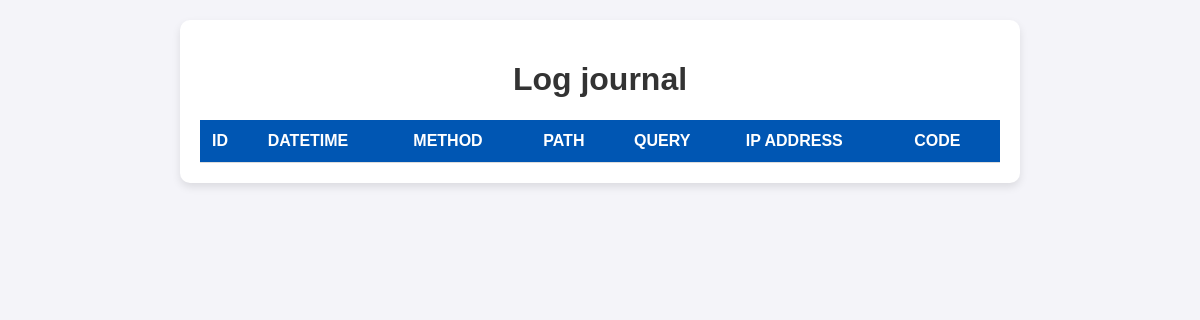
Before: /logs/ with the older database file.
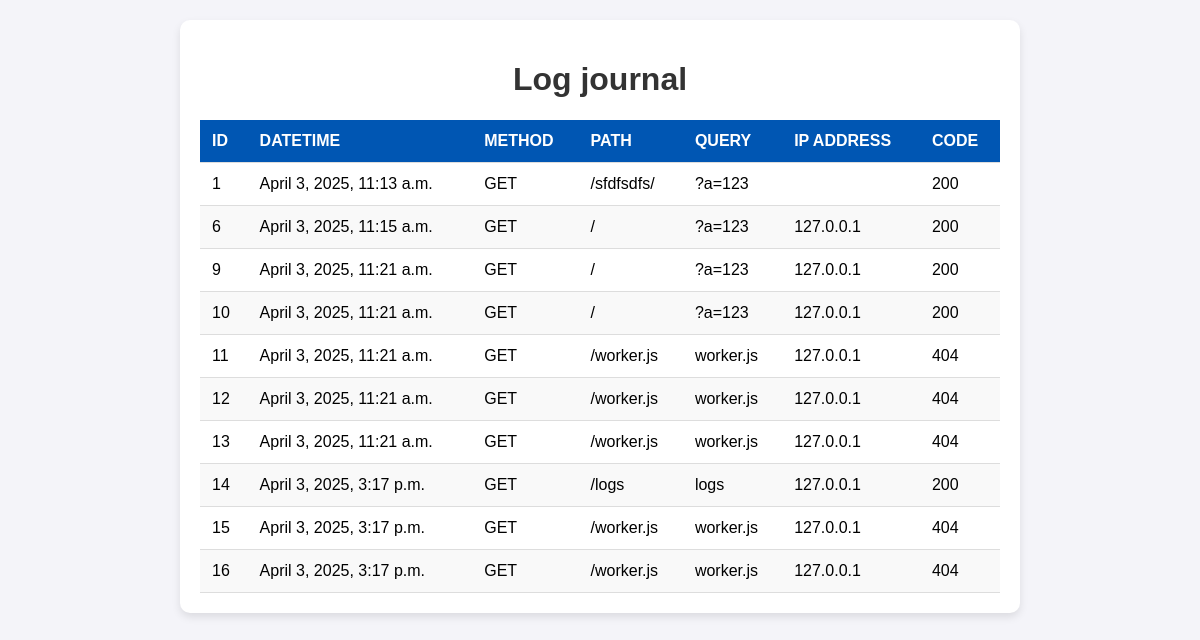
After: the same page with the newer database file.
### main/models.py (models this page shows)
class RequestLog(models.Model):
    class Meta:
        db_table = 'requests_logs'
    id = models.AutoField(primary_key=True)
    created_at = models.DateTimeField(auto_now_add=True)
    http_method = models.CharField(max_length=255)
    path = models.TextField()
    query = models.TextField()
    ip_address = models.CharField(max_length=255)
    status = models.IntegerField()

### main/views.py (the view, shortened to what this page needs)
# urls.py: path("logs/", RequestLogListView.as_view(), name="logs_list"),
class RequestLogListView(View):
    def __init__(self):
        self._logs_repo = RequestLogRepository()

### main/repositories/request_log.py (called while the page is built)
    def create_request_log(self, request: HttpRequest, response: HttpResponse) -> RequestLog:
        return RequestLog.objects.create(
            http_method=request.method,
            path=request.path,
            query=request.get_full_path_info().split('/')[-1],
            ip_address=request.META["REMOTE_ADDR"],
            status=response.status_code
        )

### main/templates/logs_list.html (shortened to what this page needs)
<!doctype html>
<html lang="uk">
    <head>
    </head>
    <body>
        <main class="list-container">
            <h1>Log journal</h1>
            <table>
                <thead>
                    <tr>
                        <th>Id</th>
                        <th>Datetime</th>
                        <th>Method</th>
                        <th>Path</th>
                        <th>Query</th>
                        <th>IP Address</th>
                        <th>Code</th>
                    </tr>
                </thead>
                <tbody>
                    {% for log_data in logs_data %}
                    <tr>
                        <td>{{ log_data.id }}</td>
                        <td>{{ log_data.created_at }}</td>
                        <td>{{ log_data.http_method }}</td>
                        <td>{{ log_data.path }}</td>
                        <td>{{ log_data.query }}</td>
                        <td>{{ log_data.ip_address }}</td>
                        <td>{{ log_data.status }}</td>
                    </tr>
                    {% endfor %}
                </tbody>
            </table>
        </main>
    </body>
</html>

### main/templates/logs_list.html (style rules this page uses)
:root { --accent: #007bff; --bg: #f4f4f9; --text: #333; --table-header: #0056b3; --table-header-text: #ffffff; --table-row-even: #f9f9f9; --table-row-hover: #dbeafe; }
body { font-family: Arial, sans-serif; background-color: var(--bg); margin: 0; padding: 20px; display: flex; justify-content: center; }
.list-container { background: white; padding: 20px; max-width: 800px; width: 100%; border-radius: 10px; box-shadow: 0 4px 8px rgba(0, 0, 0, 0.1); }
h1 { color: var(--text); text-align: center; }
table { width: 100%; border-collapse: collapse; margin-top: 20px; }
th, td { padding: 12px; text-align: left; border-bottom: 1px solid #ddd; }
th { background-color: var(--table-header); color: var(--table-header-text); text-transform: uppercase; }
tr:nth-child(even) { background-color: var(--table-row-even); }

Changed rows visible on the page:
added RequestLog: id "1", created_at "April 3, 2025, 11:13 a.m.", http_method "GET", path "/sfdfsdfs/", query "?a=123", status "200"
added RequestLog: id "6", created_at "April 3, 2025, 11:15 a.m.", http_method "GET", path "/", query "?a=123", ip_address "127.0.0.1", status "200"
added RequestLog: id "9", created_at "April 3, 2025, 11:21 a.m.", http_method "GET", path "/", query "?a=123", ip_address "127.0.0.1", status "200"
added RequestLog: id "10", created_at "April 3, 2025, 11:21 a.m.", http_method "GET", path "/", query "?a=123", ip_address "127.0.0.1", status "200"
added RequestLog: id "11", created_at "April 3, 2025, 11:21 a.m.", http_method "GET", path "/worker.js", query "worker.js", ip_address "127.0.0.1", status "404"
added RequestLog: id "12", created_at "April 3, 2025, 11:21 a.m.", http_method "GET", path "/worker.js", query "worker.js", ip_address "127.0.0.1", status "404"
added RequestLog: id "13", created_at "April 3, 2025, 11:21 a.m.", http_method "GET", path "/worker.js", query "worker.js", ip_address "127.0.0.1", status "404"
added RequestLog: id "14", created_at "April 3, 2025, 3:17 p.m.", http_method "GET", path "/logs", query "logs", ip_address "127.0.0.1", status "200"
added RequestLog: id "15", created_at "April 3, 2025, 3:17 p.m.", http_method "GET", path "/worker.js", query "worker.js", ip_address "127.0.0.1", status "404"
added RequestLog: id "16", created_at "April 3, 2025, 3:17 p.m.", http_method "GET", path "/worker.js", query "worker.js", ip_address "127.0.0.1", status "404"
